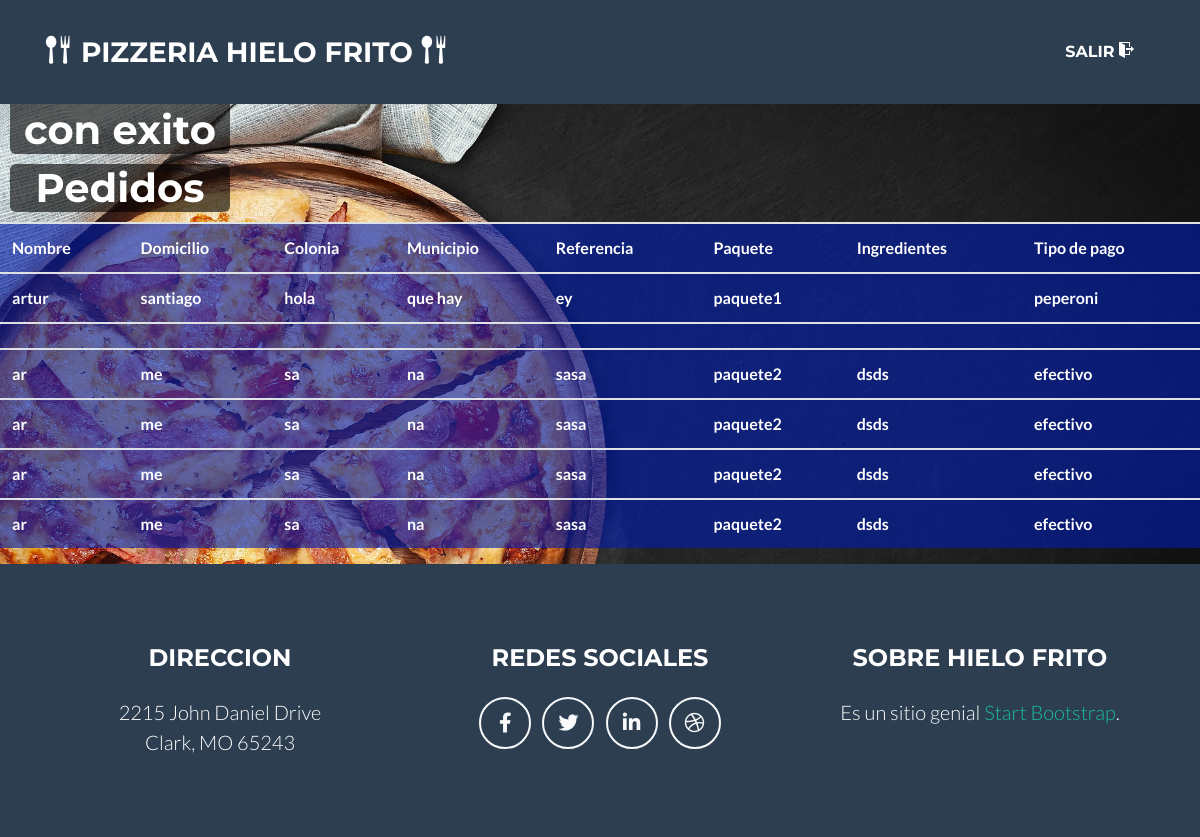
Page /php/pedido.php on the committed database.
### tables this page shows
CREATE TABLE `compra` (
  `id_nombre` int(11) NOT NULL,
  `nombre` varchar(100) NOT NULL,
  `direccion` varchar(255) NOT NULL,
  `colonia` varchar(255) NOT NULL,
  `municipio` varchar(255) NOT NULL,
  `referencia` varchar(255) NOT NULL,
  `paquete` varchar(255) NOT NULL,
  `ingredientes` varchar(255) NOT NULL,
  `tipo` varchar(100) NOT NULL
);

### php/pedido.php (the view, shortened to what this page needs)
<!DOCTYPE html>
<html lang="es">
<head>
    <link href="../vendor/fontawesome-free/css/all.min.css" rel="stylesheet" type="text/css">
    <link href="../css/freelancer.min.css" rel="stylesheet">
    <link href="../icomoon/fonts/style.css" rel="stylesheet">
</head>
<body id="page-top">
  <nav class="navbar navbar-expand-lg bg-secondary text-uppercase fixed-top" id="mainNav">
    <div class="container">
      <a class="navbar-brand js-scroll-trigger" href="#page-top">
            <span class="icon-spoon-knife"></span>
                PIZZERIA HIELO FRITO
            <span class="icon-spoon-knife"></span>
      </a>
      <div class="collapse navbar-collapse" id="navbarResponsive">
        <ul class="navbar-nav ml-auto">
          <li class="nav-item mx-0 mx-lg-1">
            <a class="nav-link py-3 px-0 px-lg-3 rounded js-scroll-trigger" href="../index.php">Salir&nbsp;<span class="icon-exit"></span></a>
          </li>
        </ul>
      </div>
    </div>
  </nav>
    <?php
        include ("conexion.php");
        $nombre=$_POST['nombre'];
        $domicilio=$_POST['domicilio'];
        $colonia=$_POST['colonia'];
        $municipio=$_POST['Municipio'];
        $referenca=$_POST['referencia'];
        $paquete=$_POST['paquete'];
        $ingredientes=$_POST['ingredientes'];
        $tipo=$_POST['tipo'];
        $query1="INSERT INTO compra ( `nombre`, `direccion`, `colonia`, `municipio`, `referencia`, `paquete`, `ingredientes`, `tipo`) VALUES ( '$nombre', '$domicilio', '$colonia','$municipio','$referenca','$paquete','$ingredientes','$tipo')";
        $resultado1=$mysqli->query($query1);
        if($resultado1){
            echo("<h1>Pedido realizado con exito</h1>");
        }else{
            echo("<h1>no se pudo realizar compra</h1>");
        }
        $query="SELECT * FROM compra";
    ?>
    <h1>Pedidos</h1>
    <table class="table" style="background:#">
        <tr>
            <th>
                Nombre
            </th>
            <th>
                Domicilio
            </th>
            <th>
                Colonia
            </th>
            <th>
                Municipio
            </th>
            <th>
                Referencia
            </th>
            <th>
                Paquete
            </th>
            <th>
                Ingredientes
            </th>
            <th>
                Tipo de pago
            </th>
        </tr>
        <?php
            $resultado=$mysqli->query($query);
            if($resultado->num_rows > 0){
                while($fila=$resultado->fetch_assoc()){
        ?>
        <tr>
            <th>
                <?php
                echo ($fila['nombre']);
                ?>
            </th>
            <th>
                <?php
                echo ($fila['direccion']);
                ?>
            </th>
            <th>
                <?php
                echo ($fila['colonia']);
                ?>
            </th>
            <th>
                <?php
                echo ($fila['municipio']);
                ?>
            </th>
            <th>
                <?php
                echo ($fila['referencia']);
                ?>
            </th>
            <th>
                <?php
                echo ($fila['paquete']);
                ?>
            </th>
            <th>
                <?php
                echo ($fila['ingredientes']);
                ?>
            </th>
            <th>
                <?php
                echo ($fila['tipo']);
                ?>
            </th>
        </tr>
        <?php
                }
            }
        ?>
    </table>
    <footer class="footer text-center">
    <div class="container">
      <div class="row">
        <div class="col-lg-4 mb-5 mb-lg-0">
          <h4 class="text-uppercase mb-4">Direccion</h4>
          <p class="lead mb-0">2215 John Daniel Drive
            <br>Clark, MO 65243</p>
        </div>
        <div class="col-lg-4 mb-5 mb-lg-0">
          <h4 class="text-uppercase mb-4">Redes Sociales</h4>
          <a class="btn btn-outline-light btn-social mx-1" href="#">
            <i class="fab fa-fw fa-facebook-f"></i>
          </a>
          <a class="btn btn-outline-light btn-social mx-1" href="#">
            <i class="fab fa-fw fa-twitter"></i>
          </a>
          <a class="btn btn-outline-light btn-social mx-1" href="#">
            <i class="fab fa-fw fa-linkedin-in"></i>
          </a>
          <a class="btn btn-outline-light btn-social mx-1" href="#">
            <i class="fab fa-fw fa-dribbble"></i>
          </a>
        </div>
        <div class="col-lg-4">
          <h4 class="text-uppercase mb-4">Sobre Hielo frito</h4>
          <p class="lead mb-0">Es un sitio genial
            <a href="http://startbootstrap.com">Start Bootstrap</a>.</p>
        </div>
      </div>
    </div>
  </footer>
</body>
</html>

### php/pedido.php (style rules this page uses)
body { background:url(../img/pizzas/pizzafondo.jpg); background-position: center; background-repeat: no-repeat; background-size: cover; background-attachment: fixed; }
h1 { margin-top:100px; color:#fff; background:#0000009b; width:220px; text-align:center; margin:10px; border-radius:6px; }
.table { color:#fff; background:#001DAD9b; }

### rows in the picture
compra: nombre "artur", direccion "santiago", colonia "hola", municipio "que hay", referencia "ey", paquete "paquete1", tipo "peperoni"
compra: nombre "ar", direccion "me", colonia "sa", municipio "na", referencia "sasa", paquete "paquete2", ingredientes "dsds", tipo "efectivo"
compra: nombre "ar", direccion "me", colonia "sa", municipio "na", referencia "sasa", paquete "paquete2", ingredientes "dsds", tipo "efectivo"
compra: nombre "ar", direccion "me", colonia "sa", municipio "na", referencia "sasa", paquete "paquete2", ingredientes "dsds", tipo "efectivo"
compra: nombre "ar", direccion "me", colonia "sa", municipio "na", referencia "sasa", paquete "paquete2", ingredientes "dsds", tipo "efectivo"
